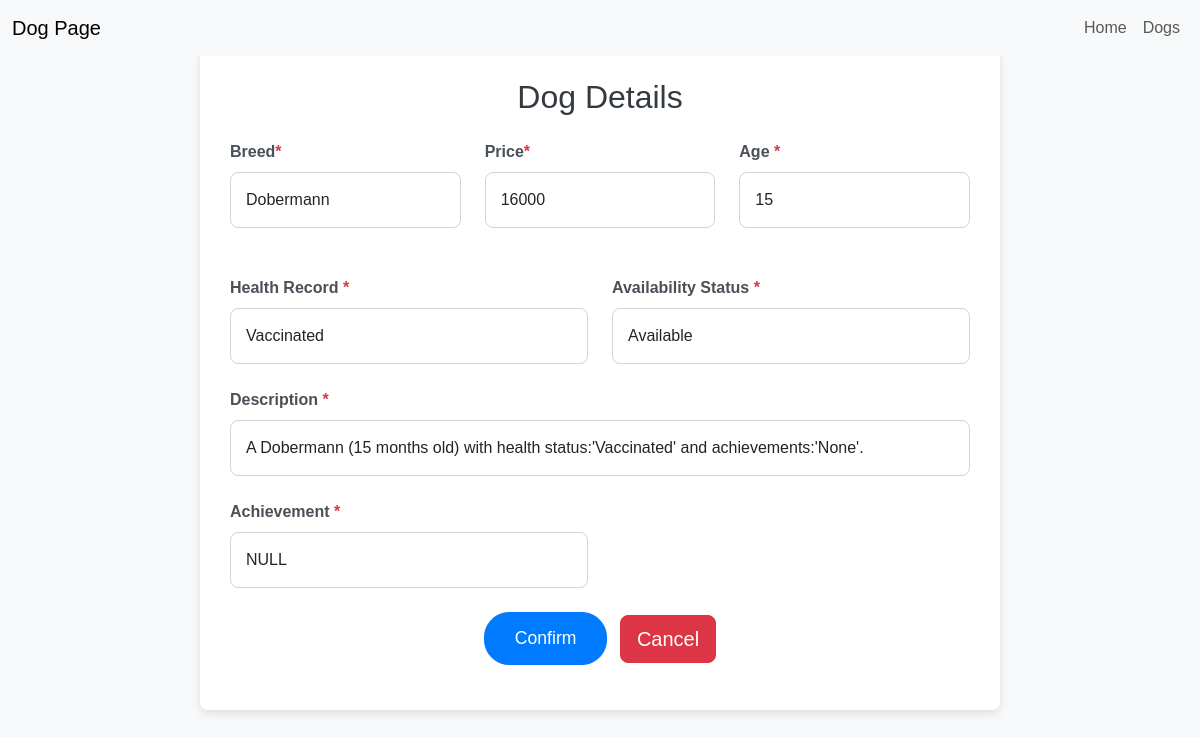
Before: /edit_dog/8 with the older database file.
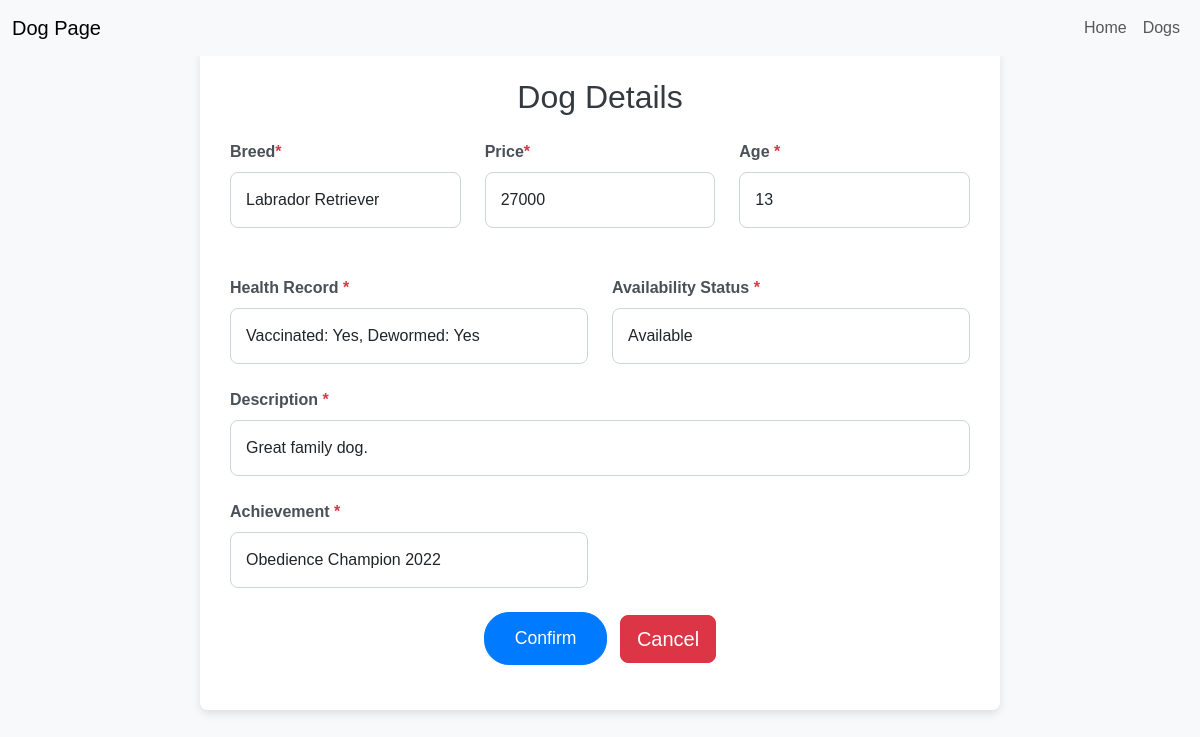
After: the same page with the newer database file.
### app.py (models this page shows)
class Pet(db.Model):
    __tablename__ = 'pet'
    pet_id = db.Column(db.Integer, primary_key=True)
    breed = db.Column(db.String(50), nullable=False)
    age_months = db.Column(db.Integer, nullable=False)
    health_records = db.Column(db.String(200))
    price = db.Column(db.Numeric, nullable=False)
    availability_status = db.Column(db.String(20))
    achivement = db.Column(db.String(200))
    image = db.Column(db.String(255))
    description = db.Column(db.String(200))

### app.py (the view, shortened to what this page needs)
@app.route('/edit_dog/<int:pet_id>', methods=['POST', 'GET'])
def edit_dog(pet_id):
    pet = db.session.query(Pet).filter_by(pet_id=pet_id).first()
    if not pet:
        flash("Pet not found", "error")
        return redirect(url_for('admin'))
    return render_template('edit_dog.html',pet=pet)

### app.py (called while the page is built)
@app.teardown_appcontext
def shutdown_session(exception=None):
    try:
        db.session.remove()
    except OperationalError:
        pass

@app.before_request
def ensure_fresh_session():
    if not session.get('initialized'):
        session.clear()
        session['initialized'] = True

### templates/edit_dog.html (shortened to what this page needs)
<!DOCTYPE html>
<html lang="en">
<head>
  <link href="https://cdn.jsdelivr.net/npm/bootstrap@5.3.3/dist/css/bootstrap.min.css" rel="stylesheet">
</head>
<body>
    <nav class="navbar navbar-expand-lg navbar-light bg-light fixed-top">
        <div class="container-fluid">
            <span class="navbar-brand mb-0 h1">Dog Page</span>
            <div class="collapse navbar-collapse" id="navbarNav">
                <ul class="navbar-nav ms-auto">
                    <li class="nav-item">
                        <a class="nav-link" href="#"> Home</a>
                    </li>
                    <li class="nav-item">
                        <a class="nav-link" href="{{ url_for('home') }}">Dogs</a>
                    </li>
                </ul>
            </div>
        </div>
    </nav>
  <div class="container mt-5">
    <h1 class="text-center mb-4">Dog Details</h1>
    <form action="{{ url_for('edit_dog', pet_id=pet.pet_id) }}" method="POST" class="mt-4">
      <div class="row g-4">
        <div class="col-md-4">
          <label for="breed" class="form-label">Breed<span class="text-danger">*</span></label>
          <input type="text" class="form-control" id="breed" name="breed" value="{{ pet.breed }}" required>
        </div>
        <div class="col-md-4">
            <label for="price" class="form-label">Price<span class="text-danger">*</span></label>
            <input type="text" class="form-control" id="price" name="price" value="{{ pet.price | round(0) }}" required>
        </div>
        <div class="col-md-4">
          <label for="age" class="form-label">Age <span class="text-danger">*</span></label>
          <input type="text" class="form-control" id="age" name="age" value="{{pet.age_months}}" required>
        </div>
        <div class="col-md-6">
          <label for="Health_Record" class="form-label">Health Record <span class="text-danger">*</span></label>
          <input type="Health_Record" class="form-control" id="Health_Record" name="Health_Record" value="{{pet.health_records}}" required>
        </div>
        <div class="col-md-6">
          <label for="Availability" class="form-label">Availability Status <span class="text-danger">*</span></label>
          <input type="text" class="form-control" id="Availability" name="Availability" value="{{pet.availability_status}}" required>
        </div>
        <div class="col-12">
          <label for="description" class="form-label">Description <span class="text-danger">*</span></label>
          <input type="description" class="form-control" id="description" name="description" value="{{pet.description}}" required>
          </div>
        <div class="col-md-6">
          <label for="achivement" class="form-label">Achievement <span class="text-danger">*</span></label>
          <input type="achivement" class="form-control" id="achivement" name="achivement" value="{{pet.achivement}}" required>
        </div>
        <div class="col-12 text-center">
          <button type="submit" class="btn btn-primary btn-lg">Confirm</button>
          <a href="{{ url_for('admin') }}" class="btn btn-danger btn-lg ms-2">Cancel</a>
        </div>
      </div>
    </form>
  </div>
</body>
</html>

Changed rows visible on the page:
changed Pet "Available": breed "Dobermann" → "Labrador Retriever"; price "16000" → "27000"; age "15" → "13"; Health_Record "Vaccinated" → "Vaccinated: Yes, Dewormed: Yes"; description "A Dobermann (15 months old) with health status:'Vaccinated' and achievements:'None'." → "Great family dog."; achivement "NULL" → "Obedience Champion 2022"
